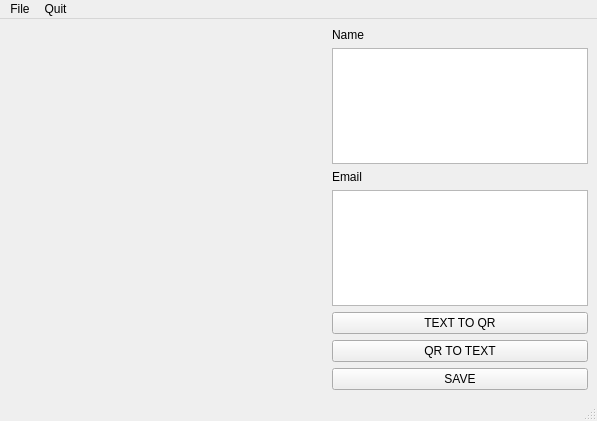
<?xml version="1.0" encoding="UTF-8"?>
<ui version="4.0">
 <class>MainWindow</class>
 <widget class="QMainWindow" name="MainWindow">
  <property name="geometry">
   <rect>
    <x>0</x>
    <y>0</y>
    <width>597</width>
    <height>421</height>
   </rect>
  </property>
  <property name="windowTitle">
   <string>MainWindow</string>
  </property>
  <widget class="QWidget" name="centralwidget">
   <layout class="QHBoxLayout" name="horizontalLayout">
    <item>
     <widget class="QLabel" name="label">
      <property name="sizePolicy">
       <sizepolicy hsizetype="Preferred" vsizetype="Preferred">
        <horstretch>1</horstretch>
        <verstretch>0</verstretch>
       </sizepolicy>
      </property>
      <property name="text">
       <string/>
      </property>
     </widget>
    </item>
    <item>
     <layout class="QVBoxLayout" name="verticalLayout">
      <item>
       <widget class="QLabel" name="label_name">
        <property name="text">
         <string>Name</string>
        </property>
       </widget>
      </item>
      <item>
       <widget class="QTextEdit" name="name"/>
      </item>
      <item>
       <widget class="QLabel" name="label_email">
        <property name="text">
         <string>Email</string>
        </property>
       </widget>
      </item>
      <item>
       <widget class="QTextEdit" name="email">
        <property name="sizePolicy">
         <sizepolicy hsizetype="Expanding" vsizetype="Expanding">
          <horstretch>1</horstretch>
          <verstretch>0</verstretch>
         </sizepolicy>
        </property>
       </widget>
      </item>
      <item>
       <widget class="QPushButton" name="text_to_qr">
        <property name="text">
         <string>TEXT TO QR</string>
        </property>
       </widget>
      </item>
      <item>
       <widget class="QPushButton" name="qr_to_text">
        <property name="text">
         <string>QR TO TEXT</string>
        </property>
       </widget>
      </item>
      <item>
       <widget class="QPushButton" name="save">
        <property name="text">
         <string>SAVE</string>
        </property>
       </widget>
      </item>
     </layout>
    </item>
   </layout>
  </widget>
  <widget class="QMenuBar" name="menubar">
   <property name="geometry">
    <rect>
     <x>0</x>
     <y>0</y>
     <width>597</width>
     <height>21</height>
    </rect>
   </property>
   <widget class="QMenu" name="menuFile">
    <property name="title">
     <string>File</string>
    </property>
    <addaction name="actionLoad"/>
    <addaction name="actionSave"/>
    <addaction name="actionDatastore"/>
   </widget>
   <widget class="QMenu" name="menuQuit">
    <property name="title">
     <string>Quit</string>
    </property>
   </widget>
   <addaction name="menuFile"/>
   <addaction name="menuQuit"/>
  </widget>
  <widget class="QStatusBar" name="statusbar"/>
  <action name="actionLoad">
   <property name="text">
    <string>Load</string>
   </property>
  </action>
  <action name="actionSave">
   <property name="text">
    <string>Save</string>
   </property>
  </action>
  <action name="actionDatastore">
   <property name="text">
    <string>Datastore</string>
   </property>
  </action>
 </widget>
 <resources/>
 <connections/>
</ui>
